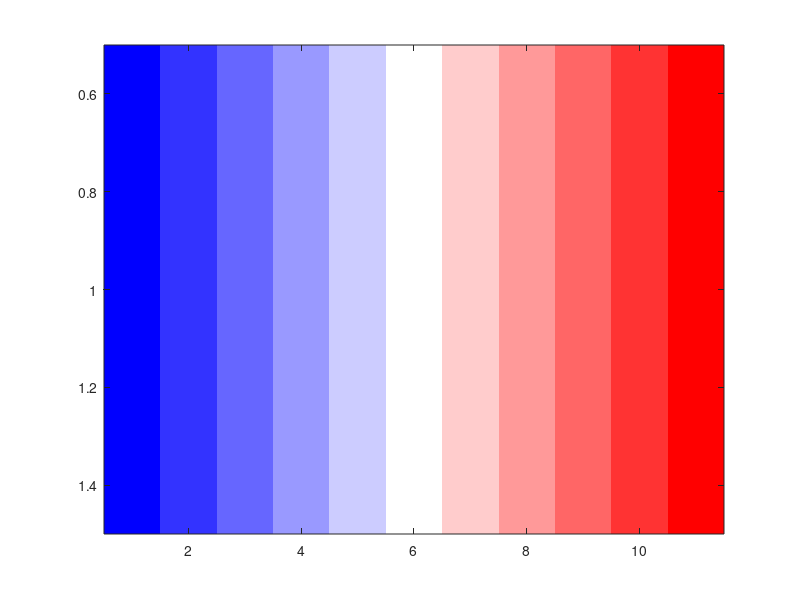

The MATLAB script that drew this image: (Note: this script raises an error after producing the figure.)
function plot_colour_bar_for_summary_plot()

figure;
c_array(1, : , :) = [...
1 0 0; ...
1 0.2 0.2; ...
1 0.4 0.4; ...
1 0.6 0.6; ...
1 0.8 0.8; ...
1 1 1; ...
0.8 0.8 1; ...
0.6 0.6 1; ...
0.4 0.4 1; ...
0.2 0.2 1; ...
0 0 1;...
];

imagesc(flip(c_array)); % Flip to go from blue to red
% hold on
% text(1,1,'<= 0.00001', 'HorizontalAlignment', 'center', 'Color', 'w', 'FontWeight','bold')
% text(2,1,'< 0.0001', 'HorizontalAlignment', 'center', 'Color', 'w', 'FontWeight','bold')
% text(3,1,'< 0.001', 'HorizontalAlignment', 'center', 'Color', 'w', 'FontWeight','bold')
% text(4,1,'< 0.01', 'HorizontalAlignment', 'center', 'Color', 'w', 'FontWeight','bold')
% text(5,1,'< 0.05', 'HorizontalAlignment', 'center', 'Color', 'w', 'FontWeight','bold')
% text(6,1,'NS', 'HorizontalAlignment', 'center', 'Color', 'k', 'FontWeight','bold')
% text(7,1,'< 0.05', 'HorizontalAlignment', 'center', 'Color', 'w', 'FontWeight','bold')
% text(8,1,'< 0.01', 'HorizontalAlignment', 'center', 'Color', 'w', 'FontWeight','bold')
% text(9,1,'< 0.001', 'HorizontalAlignment', 'center', 'Color', 'w', 'FontWeight','bold')
% text(10,1,'< 0.0001', 'HorizontalAlignment', 'center', 'Color', 'w', 'FontWeight','bold')
% text(11,1,'<= 0.00001', 'HorizontalAlignment', 'center', 'Color', 'w', 'FontWeight','bold')

ax = gca; ax.LineWidth = 1.4;
xticks([])
yticks([])
f = gcf;
f.Position = [495 916 1021 51]; %[1229  317  94    730];

end 
